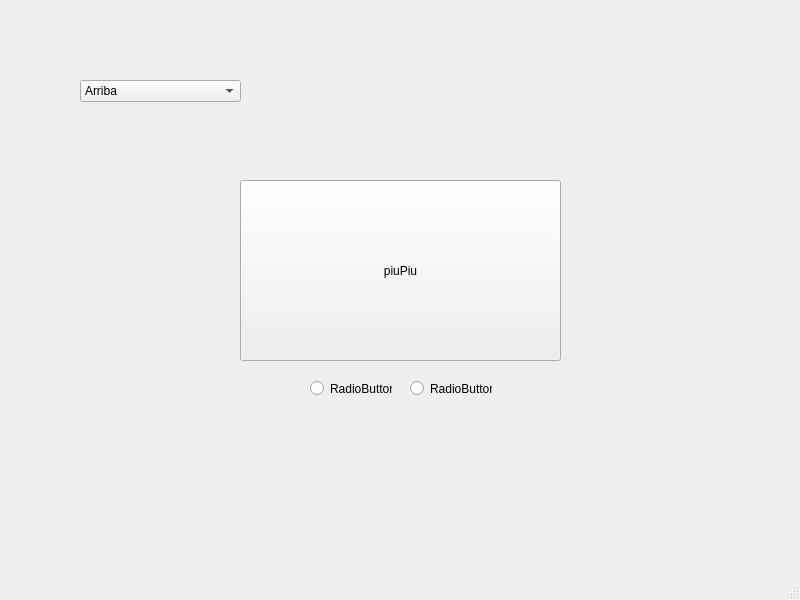
<?xml version="1.0" encoding="UTF-8"?>
<ui version="4.0">
 <class>MeuWindo</class>
 <widget class="QMainWindow" name="MeuWindo">
  <property name="geometry">
   <rect>
    <x>0</x>
    <y>0</y>
    <width>800</width>
    <height>600</height>
   </rect>
  </property>
  <property name="windowTitle">
   <string>MeuWindo</string>
  </property>
  <widget class="QWidget" name="centralwidget">
   <widget class="QPushButton" name="pushButton">
    <property name="geometry">
     <rect>
      <x>240</x>
      <y>180</y>
      <width>321</width>
      <height>181</height>
     </rect>
    </property>
    <property name="text">
     <string>piuPiu</string>
    </property>
   </widget>
   <widget class="QRadioButton" name="radioButton">
    <property name="geometry">
     <rect>
      <x>310</x>
      <y>380</y>
      <width>82</width>
      <height>17</height>
     </rect>
    </property>
    <property name="text">
     <string>RadioButton</string>
    </property>
   </widget>
   <widget class="QRadioButton" name="radioButton_2">
    <property name="geometry">
     <rect>
      <x>410</x>
      <y>380</y>
      <width>82</width>
      <height>17</height>
     </rect>
    </property>
    <property name="text">
     <string>RadioButton</string>
    </property>
   </widget>
   <widget class="QComboBox" name="comboBox">
    <property name="geometry">
     <rect>
      <x>80</x>
      <y>80</y>
      <width>161</width>
      <height>22</height>
     </rect>
    </property>
    <item>
     <property name="text">
      <string>Arriba</string>
     </property>
    </item>
    <item>
     <property name="text">
      <string>Abajo</string>
     </property>
    </item>
    <item>
     <property name="text">
      <string>Al centro</string>
     </property>
    </item>
    <item>
     <property name="text">
      <string>...</string>
     </property>
    </item>
   </widget>
  </widget>
  <widget class="QMenuBar" name="menubar">
   <property name="geometry">
    <rect>
     <x>0</x>
     <y>0</y>
     <width>800</width>
     <height>21</height>
    </rect>
   </property>
  </widget>
  <widget class="QStatusBar" name="statusbar"/>
 </widget>
 <resources/>
 <connections/>
</ui>
